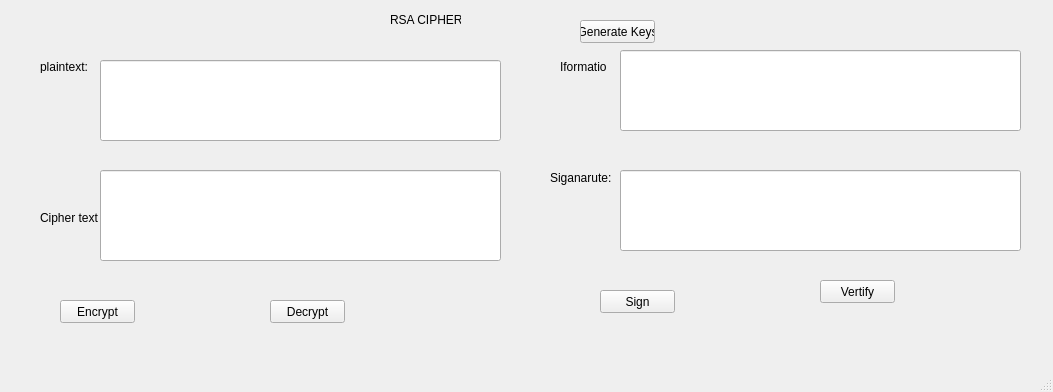
<?xml version="1.0" encoding="UTF-8"?>
<ui version="4.0">
 <class>MainWindow</class>
 <widget class="QMainWindow" name="MainWindow">
  <property name="geometry">
   <rect>
    <x>0</x>
    <y>0</y>
    <width>1053</width>
    <height>392</height>
   </rect>
  </property>
  <property name="windowTitle">
   <string>MainWindow</string>
  </property>
  <widget class="QWidget" name="centralwidget">
   <widget class="QLabel" name="label">
    <property name="geometry">
     <rect>
      <x>390</x>
      <y>10</y>
      <width>71</width>
      <height>20</height>
     </rect>
    </property>
    <property name="text">
     <string>RSA CIPHER</string>
    </property>
   </widget>
   <widget class="QLabel" name="label_2">
    <property name="geometry">
     <rect>
      <x>40</x>
      <y>60</y>
      <width>47</width>
      <height>13</height>
     </rect>
    </property>
    <property name="text">
     <string>plaintext:</string>
    </property>
   </widget>
   <widget class="QLabel" name="label_3">
    <property name="geometry">
     <rect>
      <x>560</x>
      <y>60</y>
      <width>47</width>
      <height>13</height>
     </rect>
    </property>
    <property name="text">
     <string>Iformation</string>
    </property>
   </widget>
   <widget class="QLabel" name="label_4">
    <property name="geometry">
     <rect>
      <x>40</x>
      <y>210</y>
      <width>61</width>
      <height>16</height>
     </rect>
    </property>
    <property name="text">
     <string>Cipher text :</string>
    </property>
   </widget>
   <widget class="QLabel" name="label_5">
    <property name="geometry">
     <rect>
      <x>550</x>
      <y>170</y>
      <width>61</width>
      <height>16</height>
     </rect>
    </property>
    <property name="text">
     <string>Siganarute:</string>
    </property>
   </widget>
   <widget class="QPushButton" name="btn_encrypt">
    <property name="geometry">
     <rect>
      <x>60</x>
      <y>300</y>
      <width>75</width>
      <height>23</height>
     </rect>
    </property>
    <property name="text">
     <string>Encrypt</string>
    </property>
   </widget>
   <widget class="QPushButton" name="btn_decrypt">
    <property name="geometry">
     <rect>
      <x>270</x>
      <y>300</y>
      <width>75</width>
      <height>23</height>
     </rect>
    </property>
    <property name="text">
     <string>Decrypt</string>
    </property>
   </widget>
   <widget class="QPushButton" name="btn_sign">
    <property name="geometry">
     <rect>
      <x>600</x>
      <y>290</y>
      <width>75</width>
      <height>23</height>
     </rect>
    </property>
    <property name="text">
     <string>Sign</string>
    </property>
   </widget>
   <widget class="QPushButton" name="btn_verify">
    <property name="geometry">
     <rect>
      <x>820</x>
      <y>280</y>
      <width>75</width>
      <height>23</height>
     </rect>
    </property>
    <property name="text">
     <string>Vertify</string>
    </property>
   </widget>
   <widget class="QLineEdit" name="txt_plain_text">
    <property name="geometry">
     <rect>
      <x>100</x>
      <y>60</y>
      <width>401</width>
      <height>81</height>
     </rect>
    </property>
   </widget>
   <widget class="QLineEdit" name="txt_cipher_text">
    <property name="geometry">
     <rect>
      <x>100</x>
      <y>170</y>
      <width>401</width>
      <height>91</height>
     </rect>
    </property>
   </widget>
   <widget class="QLineEdit" name="txt_info">
    <property name="geometry">
     <rect>
      <x>620</x>
      <y>50</y>
      <width>401</width>
      <height>81</height>
     </rect>
    </property>
   </widget>
   <widget class="QLineEdit" name="txt_sign">
    <property name="geometry">
     <rect>
      <x>620</x>
      <y>170</y>
      <width>401</width>
      <height>81</height>
     </rect>
    </property>
   </widget>
   <widget class="QPushButton" name="btn_gen_keys">
    <property name="geometry">
     <rect>
      <x>580</x>
      <y>20</y>
      <width>75</width>
      <height>23</height>
     </rect>
    </property>
    <property name="text">
     <string>Generate Keys</string>
    </property>
   </widget>
  </widget>
  <widget class="QMenuBar" name="menubar">
   <property name="geometry">
    <rect>
     <x>0</x>
     <y>0</y>
     <width>1053</width>
     <height>21</height>
    </rect>
   </property>
  </widget>
  <widget class="QStatusBar" name="statusbar"/>
 </widget>
 <resources/>
 <connections/>
</ui>
